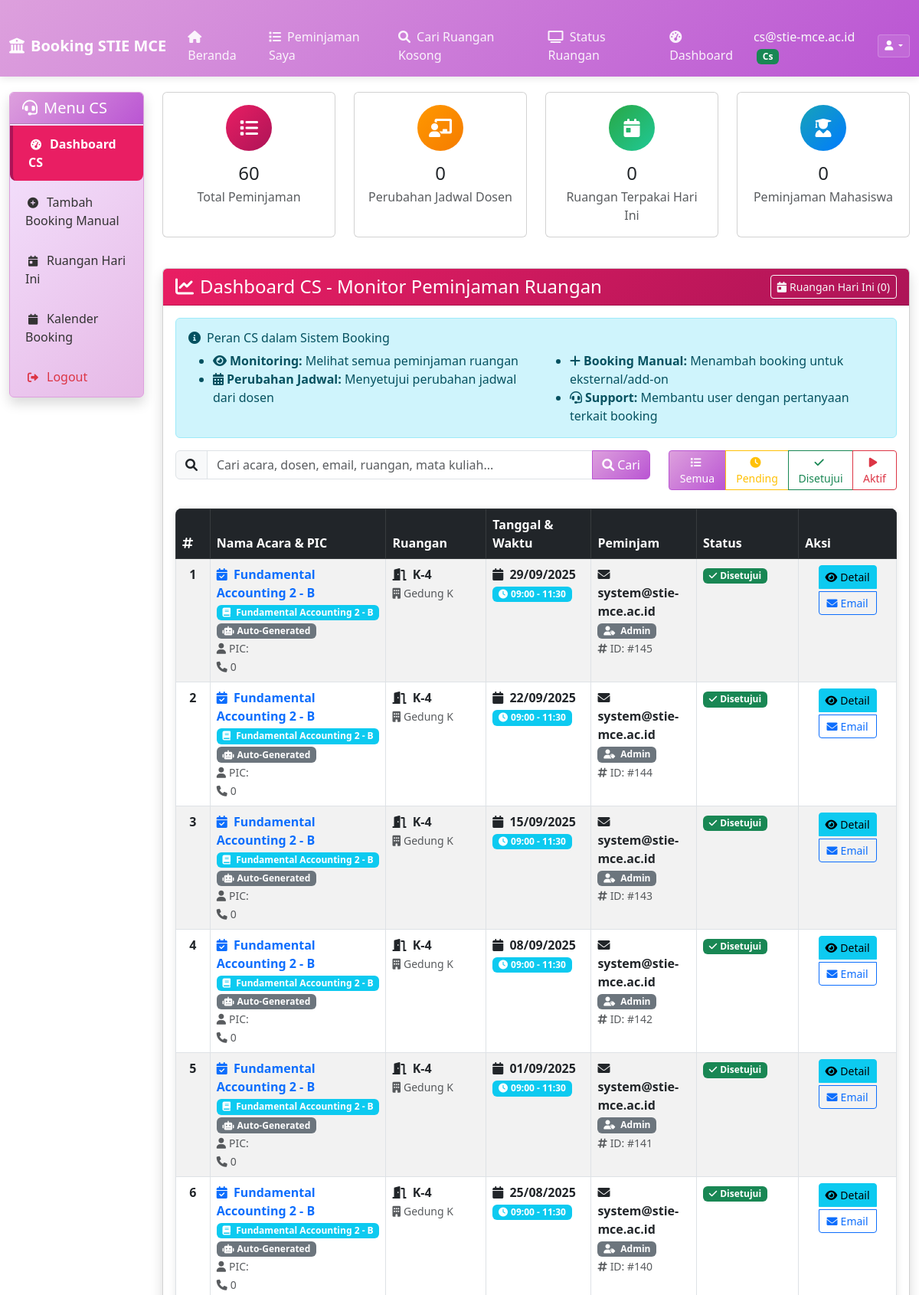
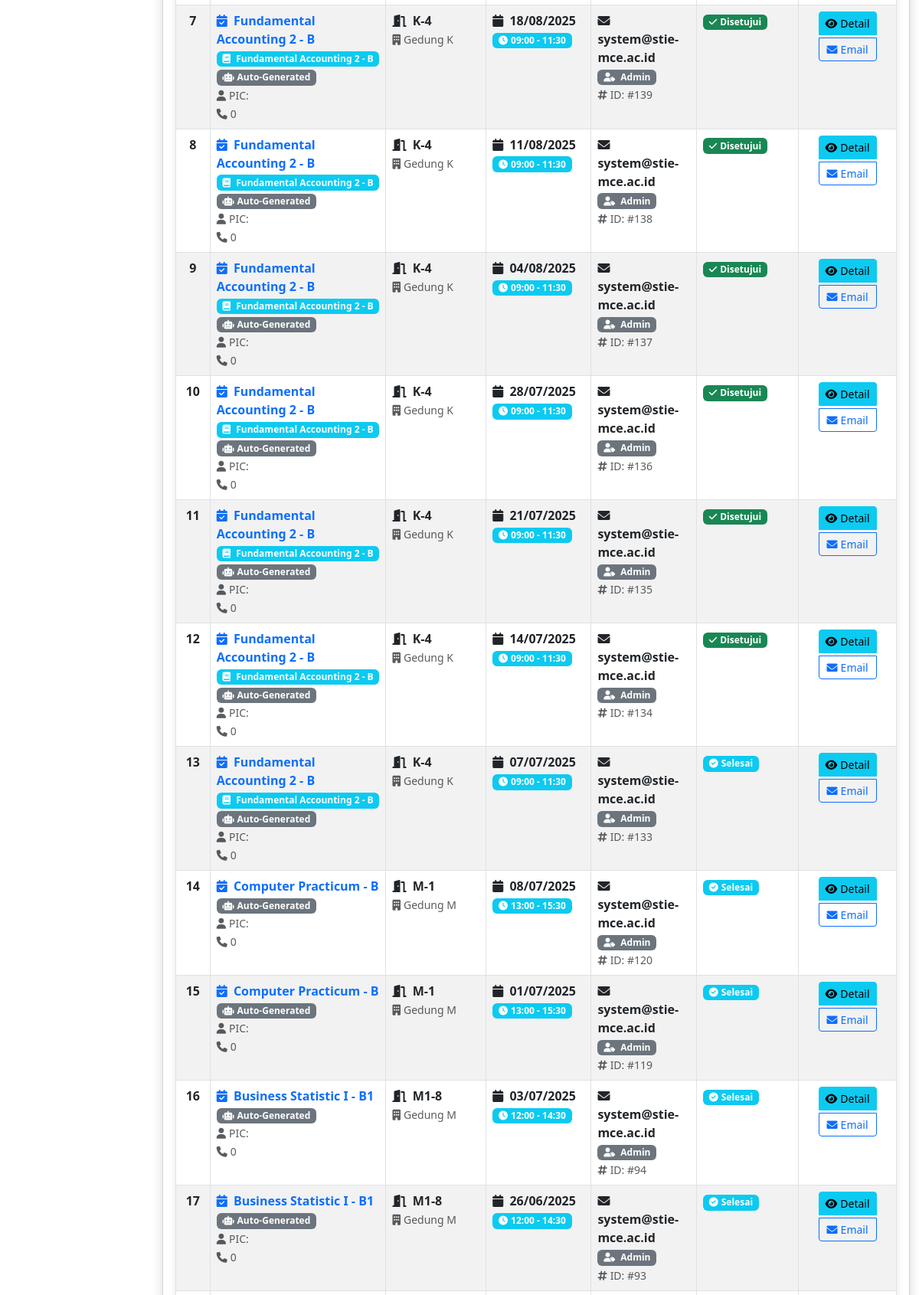
Screenshot of /cs/dashboard.php (signed in, upper part) with the database file from the repository (2 pictures, top to bottom).
### tables this page shows
CREATE TABLE `tbl_booking` (
  `id_booking` int(11) NOT NULL,
  `id_user` int(11) NOT NULL,
  `id_ruang` int(11) NOT NULL,
  `nama_acara` varchar(200) NOT NULL,
  `tanggal` date NOT NULL,
  `jam_mulai` time NOT NULL,
  `jam_selesai` time NOT NULL,
  `keterangan` text NOT NULL,
  `nama` varchar(100) NOT NULL,
  `no_penanggungjawab` int(15) NOT NULL,
  `status` enum('pending','approve','rejected','cancelled','active','done') NOT NULL DEFAULT 'pending',
  `checked_out_by` varchar(50) DEFAULT NULL,
  `checkout_status` enum('pending','manual_checkout','auto_completed','force_checkout') NOT NULL DEFAULT 'pending',
  `checkout_time` datetime DEFAULT NULL,
  `completion_note` varchar(255) DEFAULT NULL,
  `is_external` tinyint(1) NOT NULL DEFAULT 0,
  `activated_at` datetime DEFAULT NULL,
  `activated_by` varchar(50) DEFAULT NULL,
  `activation_note` text DEFAULT NULL,
  `approved_at` datetime DEFAULT NULL,
  `approved_by` varchar(50) DEFAULT NULL,
  `approval_reason` text DEFAULT NULL,
  `cancelled_by` varchar(50) DEFAULT NULL,
  `cancelled_at` datetime DEFAULT NULL,
  `cancellation_reason` text DEFAULT NULL,
  `auto_approved` tinyint(1) DEFAULT 0 COMMENT 'Was this booking auto-approved?',
  `auto_approval_reason` varchar(255) DEFAULT NULL COMMENT 'Reason for auto-approval',
  `created_at` timestamp NOT NULL DEFAULT current_timestamp(),
  `id_schedule` int(11) DEFAULT NULL COMMENT 'Jika booking ini dari jadwal kuliah berulang',
  `booking_type` enum('manual','recurring','external') DEFAULT 'manual' COMMENT 'Jenis booking',
  `auto_generated` tinyint(1) DEFAULT 0,
  `created_by_cs` tinyint(1) DEFAULT 0 COMMENT 'Dibuat oleh CS',
  `cs_user_id` int(11) DEFAULT NULL COMMENT 'ID user CS yang membuat booking',
  `addon_total_cost` decimal(10,2) DEFAULT 0.00 COMMENT 'Total biaya add-on',
  `base_price` decimal(10,2) DEFAULT 0.00 COMMENT 'Harga dasar ruangan',
  `addon_total` decimal(10,2) DEFAULT 0.00 COMMENT 'Total harga add-on',
  `total_amount` decimal(10,2) GENERATED ALWAYS AS (`base_price` + `addon_total`) STORED COMMENT 'Total pembayaran',
  `payment_status` enum('pending','paid','partial','refund') DEFAULT 'pending',
  `payment_method` varchar(50) DEFAULT NULL,
  `payment_date` datetime DEFAULT NULL,
  `karyawan_id` int(11) DEFAULT NULL COMMENT 'Direct reference ke dbIRIS.tblKaryawan',
  `user_type` enum('local','dosen_iris','external') DEFAULT 'local' COMMENT 'Tipe user',
  `nik_dosen` varchar(20) DEFAULT NULL COMMENT 'NIK dosen dari dbIRIS',
  `nama_dosen` varchar(200) DEFAULT NULL COMMENT 'Nama dosen dari dbIRIS',
  `email_dosen` varchar(100) DEFAULT NULL COMMENT 'Email dosen dari dbIRIS',
  `tahun_akademik_info` varchar(20) DEFAULT NULL COMMENT 'Tahun akademik (2024/2025)',
  `periode_info` varchar(20) DEFAULT NULL COMMENT 'Ganjil/Genap/Pendek',
  `catatan_dosen` text DEFAULT NULL COMMENT 'Catatan tambahan dari dosen'
);

CREATE TABLE `tbl_recurring_schedules` (
  `id_schedule` int(11) NOT NULL,
  `id_ruang` int(11) NOT NULL,
  `nama_matakuliah` varchar(200) NOT NULL,
  `kelas` varchar(50) NOT NULL,
  `dosen_pengampu` varchar(200) NOT NULL,
  `hari` enum('monday','tuesday','wednesday','thursday','friday','saturday','sunday') NOT NULL,
  `jam_mulai` time NOT NULL,
  `jam_selesai` time NOT NULL,
  `semester` varchar(20) NOT NULL,
  `tahun_akademik` varchar(20) NOT NULL,
  `start_date` date NOT NULL COMMENT 'Tanggal mulai perkuliahan',
  `end_date` date NOT NULL COMMENT 'Tanggal selesai perkuliahan',
  `status` enum('active','inactive') DEFAULT 'active',
  `created_by` int(11) NOT NULL,
  `created_at` timestamp NOT NULL DEFAULT current_timestamp(),
  `updated_at` timestamp NOT NULL DEFAULT current_timestamp() ON UPDATE current_timestamp()
);

CREATE TABLE `tbl_ruang` (
  `id_ruang` int(11) NOT NULL,
  `id_gedung` int(11) NOT NULL,
  `nama_ruang` varchar(100) NOT NULL,
  `kapasitas` int(11) NOT NULL,
  `lokasi` varchar(50) NOT NULL,
  `fasilitas` text DEFAULT NULL COMMENT 'Daftar fasilitas ruangan',
  `allowed_roles` set('admin','mahasiswa','dosen','karyawan') DEFAULT 'admin,mahasiswa,dosen,karyawan' COMMENT 'Role yang boleh booking ruangan ini',
  `description` text DEFAULT NULL COMMENT 'Deskripsi ruangan'
);

CREATE TABLE `tbl_gedung` (
  `id_gedung` int(11) NOT NULL,
  `nama_gedung` varchar(100) NOT NULL,
  `deskripsi` varchar(200) NOT NULL,
  `created_at` timestamp NOT NULL DEFAULT current_timestamp(),
  `updated_at` timestamp NOT NULL DEFAULT current_timestamp() ON UPDATE current_timestamp()
);

CREATE TABLE `tbl_users` (
  `id_user` int(11) NOT NULL,
  `email` varchar(255) NOT NULL,
  `nik` varchar(50) DEFAULT NULL,
  `nama` varchar(255) DEFAULT NULL,
  `password` varchar(255) NOT NULL,
  `role` enum('admin','dosen','cs','mahasiswa') NOT NULL
);

### cs/dashboard.php (the view, shortened to what the rows shown need)
<?php
require_once '../config.php';
require_once '../functions.php';
$page = isset($_GET['page']) ? (int)$_GET['page'] : 1;
$limit = 20;
$offset = ($page - 1) * $limit;
$sql = "SELECT b.*, u.email, u.role as user_role, r.nama_ruang, r.kapasitas, g.nama_gedung,
               b.checkout_status, b.checkout_time, b.checked_out_by, b.completion_note,
               b.cancelled_by, b.cancellation_reason, b.approved_at, b.approved_by,
               rs.nama_matakuliah, rs.kelas, rs.dosen_pengampu, rs.hari,
               b.booking_type, b.is_external, b.auto_generated
        FROM tbl_booking b
        JOIN tbl_users u ON b.id_user = u.id_user
        JOIN tbl_ruang r ON b.id_ruang = r.id_ruang
        LEFT JOIN tbl_gedung g ON r.id_gedung = g.id_gedung
        LEFT JOIN tbl_recurring_schedules rs ON b.id_schedule = rs.id_schedule";
$params = [];
$sql .= " ORDER BY
            CASE WHEN b.status = 'pending' AND u.role = 'dosen' THEN 1 ELSE 2 END,
            b.created_at DESC, b.tanggal DESC, b.jam_mulai DESC
          LIMIT $limit OFFSET $offset";
try {
    $stmt = $conn->prepare($sql);
    $stmt->execute($params);
    $bookings = $stmt->fetchAll();
} catch (PDOException $e) {
    error_log("Error in CS dashboard query: " . $e->getMessage());
    $bookings = [];
    $search_error = "Terjadi kesalahan dalam pencarian. Silakan coba lagi.";
}
?>
<!DOCTYPE html>
<html lang="id">
<head>
    <link rel="stylesheet" href="../style.css">
    <link rel="stylesheet" href="https://cdnjs.cloudflare.com/ajax/libs/font-awesome/6.4.0/css/all.min.css" />
    <link rel="stylesheet" href="https://cdn.jsdelivr.net/npm/bootstrap@5.3.0/dist/css/bootstrap.min.css">
    <link rel="stylesheet" href="https://maxcdn.bootstrapcdn.com/font-awesome/4.7.0/css/font-awesome.min.css">
</head>
<body class="cs-theme">
        <?php $backPath = '../'; include '../header.php'; ?>
    <div class="container-fluid mt-4">
        <div class="row">
            <div class="col-md-9 col-lg-10">
                <div class="card shadow">
                    <div class="card-body">
                        <div class="table-responsive">
                            <table class="table table-bordered table-striped table-hover">
                                <thead class="table-dark">
                                    <tr>
                                        <th width="5%"><i class="fas fa-hashtag"></i></th>
                                        <th width="20%">Nama Acara & PIC</th>
                                        <th width="15%">Ruangan</th>
                                        <th width="15%">Tanggal & Waktu</th>
                                        <th width="15%">Peminjam</th>
                                        <th width="15%"></i>Status</th>
                                        <th width="15%"></i>Aksi</th>
                                    </tr>
                                </thead>
                                <tbody>
                                    <?php if (count($bookings) > 0): ?>
                                        <?php $no = $offset + 1; foreach ($bookings as $booking): ?>
                                            <tr class="<?= $booking['status'] === 'active' ? 'table-danger' : '' ?>
                                                        <?= $booking['status'] === 'pending' && $booking['user_role'] === 'dosen' ? 'priority-request' : '' ?>">
                                                <td class="text-center"><strong><?= $no++ ?></strong></td>
                                                <td>
                                                    <strong class="text-primary">
                                                        <i class="fas fa-calendar-check me-1"></i>
                                                        <?= htmlspecialchars($booking['nama_acara'] ?? '') ?>
                                                    </strong>
                                                    <?php if (!empty($booking['nama_matakuliah'])): ?>
                                                        <br><span class="badge bg-info">
                                                            <i class="fas fa-book me-1"></i>
                                                            <?= htmlspecialchars($booking['nama_matakuliah']) ?> - <?= htmlspecialchars($booking['kelas']) ?>
                                                        </span>
                                                    <?php endif; ?>
                                                    <?php if ($booking['auto_generated']): ?>
                                                        <br><span class="badge bg-secondary">
                                                            <i class="fas fa-robot me-1"></i>Auto-Generated
                                                        </span>
                                                    <?php endif; ?>
                                                    <br><small class="text-muted">
                                                        <i class="fas fa-user me-1"></i>PIC: <?= htmlspecialchars($booking['nama_penanggungjawab'] ?? '') ?><br>
                                                        <i class="fas fa-phone me-1"></i><?= htmlspecialchars($booking['no_penanggungjawab'] ?? '') ?>
                                                    </small>
                                                </td>
                                                <td>
                                                    <strong>
                                                        <i class="fas fa-door-open me-1"></i>
                                                        <?= htmlspecialchars($booking['nama_ruang'] ?? '') ?>
                                                    </strong>
                                                    <?php if (!empty($booking['nama_gedung'])): ?>
                                                        <br><small class="text-muted">
                                                            <i class="fas fa-building me-1"></i><?= htmlspecialchars($booking['nama_gedung']) ?>
                                                        </small>
                                                    <?php endif; ?>
                                                </td>
                                                <td>
                                                    <strong>
                                                        <i class="fas fa-calendar me-1"></i>
                                                        <?= formatDate($booking['tanggal']) ?>
                                                    </strong><br>
                                                    <span class="badge bg-info">
                                                        <i class="fas fa-clock me-1"></i><?= formatTime($booking['jam_mulai']) ?> - <?= formatTime($booking['jam_selesai']) ?>
                                                    </span>
                                                </td>
                                                <td>
                                                    <strong>
                                                        <i class="fas fa-envelope me-1"></i>
                                                        <?= htmlspecialchars($booking['email'] ?? '') ?>
                                                    </strong>
                                                    <br><span class="badge bg-secondary">
                                                        <i class="fas fa-user-tag me-1"></i>
                                                        <?= ucfirst($booking['user_role']) ?>
                                                    </span>
                                                    <br><small class="text-muted">
                                                        <i class="fas fa-hashtag me-1"></i>ID: #<?= $booking['id_booking'] ?>
                                                    </small>
                                                </td>
                                                <td>
                                                    <?php
                                                    $status = $booking['status'] ?? 'unknown';
                                                    switch ($status) {
                                                        case 'approve':
                                                            echo '<span class="badge bg-success">
                                                                <i class="fas fa-check me-1"></i>Disetujui
                                                            </span>';
                                                            break;
                                                        case 'done':
                                                            echo '<span class="badge bg-info">
                                                                <i class="fas fa-check-circle me-1"></i>Selesai
                                                            </span>';
                                                            break;
                                                    }
                                                    ?>
                                                </td>
                                                <td>
                                                    <div class="btn-group-vertical d-grid gap-1">
                                                        <button type="button" class="btn btn-sm btn-info"
                                                                data-bs-toggle="modal"
                                                                data-bs-target="#detailModal<?= $booking['id_booking'] ?>">
                                                            <i class="fas fa-eye me-1"></i>Detail
                                                        </button>
                                                        <?php if (!empty($booking['email'])): ?>
                                                            <a href="mailto:<?= htmlspecialchars($booking['email']) ?>"
                                                               class="btn btn-sm btn-outline-primary">
                                                                <i class="fas fa-envelope me-1"></i>Email
                                                            </a>
                                                        <?php endif; ?>
                                                    </div>
                                                </td>
                                            </tr>
                                        <?php endforeach; ?>
                                    <?php endif; ?>
                                </tbody>
                            </table>
                        </div>
                    </div>
                </div>
            </div>
        </div>
    </div>
</body>
</html>

### rows the page displays
tbl_booking: nama_acara "Fundamental Accounting 2 - B", id_schedule.nama_matakuliah "Fundamental Accounting 2", id_schedule.kelas "B", auto_generated 1 (drawn), no_penanggungjawab "0", id_ruang.nama_ruang "K-4", tbl_gedung.nama_gedung "Gedung K", tanggal "29/09/2025", jam_mulai "09:00", jam_selesai "11:30", id_user.email "system@stie-mce.ac.id", id_user.role "Admin", id_booking "145", status "approve" (drawn)
tbl_booking: nama_acara "Fundamental Accounting 2 - B", id_schedule.nama_matakuliah "Fundamental Accounting 2", id_schedule.kelas "B", auto_generated 1 (drawn), no_penanggungjawab "0", id_ruang.nama_ruang "K-4", tbl_gedung.nama_gedung "Gedung K", tanggal "22/09/2025", jam_mulai "09:00", jam_selesai "11:30", id_user.email "system@stie-mce.ac.id", id_user.role "Admin", id_booking "144", status "approve" (drawn)
tbl_booking: nama_acara "Fundamental Accounting 2 - B", id_schedule.nama_matakuliah "Fundamental Accounting 2", id_schedule.kelas "B", auto_generated 1 (drawn), no_penanggungjawab "0", id_ruang.nama_ruang "K-4", tbl_gedung.nama_gedung "Gedung K", tanggal "15/09/2025", jam_mulai "09:00", jam_selesai "11:30", id_user.email "system@stie-mce.ac.id", id_user.role "Admin", id_booking "143", status "approve" (drawn)
tbl_booking: nama_acara "Fundamental Accounting 2 - B", id_schedule.nama_matakuliah "Fundamental Accounting 2", id_schedule.kelas "B", auto_generated 1 (drawn), no_penanggungjawab "0", id_ruang.nama_ruang "K-4", tbl_gedung.nama_gedung "Gedung K", tanggal "08/09/2025", jam_mulai "09:00", jam_selesai "11:30", id_user.email "system@stie-mce.ac.id", id_user.role "Admin", id_booking "142", status "approve" (drawn)
tbl_booking: nama_acara "Fundamental Accounting 2 - B", id_schedule.nama_matakuliah "Fundamental Accounting 2", id_schedule.kelas "B", auto_generated 1 (drawn), no_penanggungjawab "0", id_ruang.nama_ruang "K-4", tbl_gedung.nama_gedung "Gedung K", tanggal "01/09/2025", jam_mulai "09:00", jam_selesai "11:30", id_user.email "system@stie-mce.ac.id", id_user.role "Admin", id_booking "141", status "approve" (drawn)
tbl_booking: nama_acara "Fundamental Accounting 2 - B", id_schedule.nama_matakuliah "Fundamental Accounting 2", id_schedule.kelas "B", auto_generated 1 (drawn), no_penanggungjawab "0", id_ruang.nama_ruang "K-4", tbl_gedung.nama_gedung "Gedung K", tanggal "25/08/2025", jam_mulai "09:00", jam_selesai "11:30", id_user.email "system@stie-mce.ac.id", id_user.role "Admin", id_booking "140", status "approve" (drawn)
tbl_booking: nama_acara "Fundamental Accounting 2 - B", id_schedule.nama_matakuliah "Fundamental Accounting 2", id_schedule.kelas "B", auto_generated 1 (drawn), no_penanggungjawab "0", id_ruang.nama_ruang "K-4", tbl_gedung.nama_gedung "Gedung K", tanggal "18/08/2025", jam_mulai "09:00", jam_selesai "11:30", id_user.email "system@stie-mce.ac.id", id_user.role "Admin", id_booking "139", status "approve" (drawn)
tbl_booking: nama_acara "Fundamental Accounting 2 - B", id_schedule.nama_matakuliah "Fundamental Accounting 2", id_schedule.kelas "B", auto_generated 1 (drawn), no_penanggungjawab "0", id_ruang.nama_ruang "K-4", tbl_gedung.nama_gedung "Gedung K", tanggal "11/08/2025", jam_mulai "09:00", jam_selesai "11:30", id_user.email "system@stie-mce.ac.id", id_user.role "Admin", id_booking "138", status "approve" (drawn)
tbl_booking: nama_acara "Fundamental Accounting 2 - B", id_schedule.nama_matakuliah "Fundamental Accounting 2", id_schedule.kelas "B", auto_generated 1 (drawn), no_penanggungjawab "0", id_ruang.nama_ruang "K-4", tbl_gedung.nama_gedung "Gedung K", tanggal "04/08/2025", jam_mulai "09:00", jam_selesai "11:30", id_user.email "system@stie-mce.ac.id", id_user.role "Admin", id_booking "137", status "approve" (drawn)
tbl_booking: nama_acara "Fundamental Accounting 2 - B", id_schedule.nama_matakuliah "Fundamental Accounting 2", id_schedule.kelas "B", auto_generated 1 (drawn), no_penanggungjawab "0", id_ruang.nama_ruang "K-4", tbl_gedung.nama_gedung "Gedung K", tanggal "28/07/2025", jam_mulai "09:00", jam_selesai "11:30", id_user.email "system@stie-mce.ac.id", id_user.role "Admin", id_booking "136", status "approve" (drawn)
tbl_booking: nama_acara "Fundamental Accounting 2 - B", id_schedule.nama_matakuliah "Fundamental Accounting 2", id_schedule.kelas "B", auto_generated 1 (drawn), no_penanggungjawab "0", id_ruang.nama_ruang "K-4", tbl_gedung.nama_gedung "Gedung K", tanggal "21/07/2025", jam_mulai "09:00", jam_selesai "11:30", id_user.email "system@stie-mce.ac.id", id_user.role "Admin", id_booking "135", status "approve" (drawn)
tbl_booking: nama_acara "Fundamental Accounting 2 - B", id_schedule.nama_matakuliah "Fundamental Accounting 2", id_schedule.kelas "B", auto_generated 1 (drawn), no_penanggungjawab "0", id_ruang.nama_ruang "K-4", tbl_gedung.nama_gedung "Gedung K", tanggal "14/07/2025", jam_mulai "09:00", jam_selesai "11:30", id_user.email "system@stie-mce.ac.id", id_user.role "Admin", id_booking "134", status "approve" (drawn)
tbl_booking: nama_acara "Fundamental Accounting 2 - B", id_schedule.nama_matakuliah "Fundamental Accounting 2", id_schedule.kelas "B", auto_generated 1 (drawn), no_penanggungjawab "0", id_ruang.nama_ruang "K-4", tbl_gedung.nama_gedung "Gedung K", tanggal "07/07/2025", jam_mulai "09:00", jam_selesai "11:30", id_user.email "system@stie-mce.ac.id", id_user.role "Admin", id_booking "133", status "done" (drawn)
tbl_booking: nama_acara "Computer Practicum - B", auto_generated 1 (drawn), no_penanggungjawab "0", id_ruang.nama_ruang "M-1", tbl_gedung.nama_gedung "Gedung M", tanggal "08/07/2025", jam_mulai "13:00", jam_selesai "15:30", id_user.email "system@stie-mce.ac.id", id_user.role "Admin", id_booking "120", status "done" (drawn)
tbl_booking: nama_acara "Computer Practicum - B", auto_generated 1 (drawn), no_penanggungjawab "0", id_ruang.nama_ruang "M-1", tbl_gedung.nama_gedung "Gedung M", tanggal "01/07/2025", jam_mulai "13:00", jam_selesai "15:30", id_user.email "system@stie-mce.ac.id", id_user.role "Admin", id_booking "119", status "done" (drawn)
tbl_booking: nama_acara "Business Statistic I - B1", auto_generated 1 (drawn), no_penanggungjawab "0", id_ruang.nama_ruang "M1-8", tbl_gedung.nama_gedung "Gedung M", tanggal "03/07/2025", jam_mulai "12:00", jam_selesai "14:30", id_user.email "system@stie-mce.ac.id", id_user.role "Admin", id_booking "94", status "done" (drawn)
tbl_booking: nama_acara "Business Statistic I - B1", auto_generated 1 (drawn), no_penanggungjawab "0", id_ruang.nama_ruang "M1-8", tbl_gedung.nama_gedung "Gedung M", tanggal "26/06/2025", jam_mulai "12:00", jam_selesai "14:30", id_user.email "system@stie-mce.ac.id", id_user.role "Admin", id_booking "93", status "done" (drawn)

### other values shown
$userDisplayName "cs@stie-mce.ac.id"
$userRole "Cs"
$stats['total_bookings'] "60"
$stats['pending_dosen'] "0"
$stats['today_usage'] "0"
$stats['mahasiswa_bookings'] "0"
count($todayUsage) "0"
